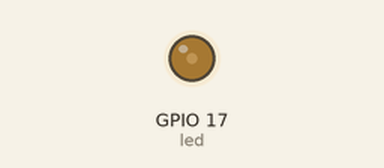
Simulated run of this program. Board: Raspberry Pi (BCM pin numbers). Shown: output pins drawn as LEDs (lit = HIGH). What the program prints to the terminal is not drawn.

Above: at 0.05 s.
At 0.15 s:
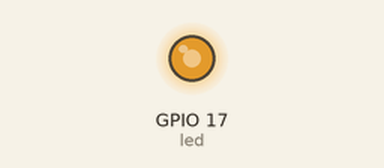
Timing chart, 0 to 3.0 s (numbered marks = the images above):
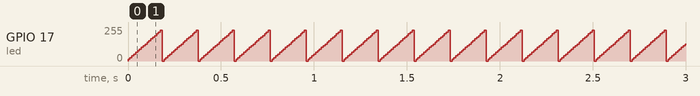

The program:

20241201-035-pwmled.py
```python
#!/usr/bin/env python3
from gpiozero import PWMLED
from time import sleep
led=PWMLED(17)
duty=0.0
while True:
    if(duty>0.9):
        duty=0.0
    else:
        duty+=0.05
    led.value=duty;
    print(duty)
    sleep(0.01)
```
